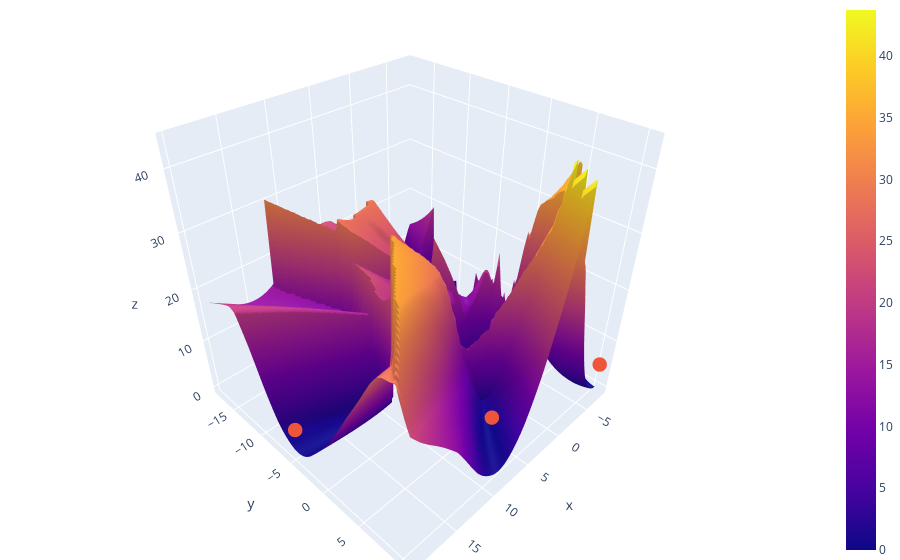

The code cell stored with this chart in its notebook:
### Code cell
######################
# requirement
# ! pip install plotly
######################
import plotly as py # main class
import plotly.graph_objs as go # graphical objects
py = py.offline
py.init_notebook_mode(connected=True)


trace1 = go.Surface(x=axis1, y=axis2, z=D_real_space.reshape([len(axis1),-1]).T)

trace2 = go.Scatter3d(x=centroids_np[:,0], y=centroids_np[:,1], z=z_centroids, 
                    mode='markers', text=[str(i) for i in range(10)], 
                    hoverinfo='text',
                    marker=dict(size=5, line=dict(width=0)))

data = [trace1, trace2]
scene=dict(camera=dict(), #the default values are 1.25, 1.25, 1.25
           xaxis=dict(),
           yaxis=dict(),
           zaxis=dict(),
           #aspectmode='cube', #this string can be 'data', 'cube', 'auto', 'manual'
           #a custom aspectratio is defined as follows:
           aspectratio=dict(x=1, y=1, z=1),
           #annotations = annotations,
           )
layout = go.Layout(autosize=False, scene=scene)
fig = go.Figure(data=data, layout=layout)
fig.update_layout(margin=dict(l=0, r=0, b=0, t=0),)
#fig.update_traces(textposition='top center')
py.iplot(fig)

### Figure 1 — Plotly figure (JSON) as saved in the notebook; plotly's stock layout.template omitted (floating-point values rounded to 4 significant figures; data arrays with more than 128 entries replaced by an {"elided": "..."} marker saying what was removed)
{"data": [{"type": "surface", "x": [-7.596, -7.32, -7.044, -6.768, -6.493, -6.217, -5.941, -5.665, -5.389, -5.114, -4.838, -4.562, -4.286, -4.01, -3.735, -3.459, -3.183, -2.907, -2.631, -2.356, -2.08, -1.804, -1.528, -1.252, -0.9766, -0.7008, -0.425, -0.1492, 0.1266, 0.4024, 0.6782, 0.954, 1.23, 1.506, 1.781, 2.057, 2.333, 2.609, 2.885, 3.16, 3.436, 3.712, 3.988, 4.264, 4.539, 4.815, 5.091, 5.367, 5.643, 5.918, 6.194, 6.47, 6.746, 7.022, 7.297, 7.573, 7.849, 8.125, 8.401, 8.676, 8.952, 9.228, 9.504, 9.78, 10.06, 10.33, 10.61, 10.88, 11.16, 11.43, 11.71, 11.99, 12.26, 12.54, 12.81, 13.09, 13.37, 13.64, 13.92, 14.19, 14.47, 14.74, 15.02, 15.3, 15.57, 15.85, 16.12, 16.4, 16.67, 16.95, 17.23, 17.5, 17.78, 18.05, 18.33, 18.61, 18.88, 19.16, 19.43, 19.71], "y": [-17.78, -17.5, -17.21, -16.92, -16.64, -16.35, -16.07, -15.78, -15.5, -15.21, -14.92, -14.64, -14.35, -14.07, -13.78, -13.5, -13.21, -12.92, -12.64, -12.35, -12.07, -11.78, -11.5, -11.21, -10.92, -10.64, -10.35, -10.07, -9.782, -9.496, -9.21, -8.925, -8.639, -8.353, -8.068, -7.782, -7.496, -7.21, -6.925, -6.639, -6.353, -6.068, -5.782, -5.496, -5.211, -4.925, -4.639, -4.354, -4.068, -3.782, -3.496, -3.211, -2.925, -2.639, -2.354, -2.068, -1.782, -1.497, -1.211, -0.9252, -0.6395, -0.3538, -0.06808, 0.2176, 0.5033, 0.789, 1.075, 1.36, 1.646, 1.932, 2.217, 2.503, 2.789, 3.075, 3.36, 3.646, 3.932, 4.217, 4.503, 4.789, 5.074, 5.36, 5.646, 5.932, 6.217, 6.503, 6.789, 7.074, 7.36, 7.646, 7.931, 8.217, 8.503, 8.788, 9.074, 9.36, 9.646, 9.931, 10.22, 10.5], "z": {"elided": "100x100 float values"}}, {"hoverinfo": "text", "marker": {"line": {"width": 0}, "size": 5}, "mode": "markers", "text": ["0", "1", "2", "3", "4", "5", "6", "7", "8", "9"], "type": "scatter3d", "x": [-7.596, 19.71, 5.828, -0.7166, -4.762, -0.3353, -6.088, -2.631, 0.6246, -3.957], "y": [10.5, -4.885, 7.258, 1.08, -7.111, -0.09825, -0.4934, -17.78, 0.05848, -8.487], "z": [5, 5.001, 5.001, 5.001, 5.003, 5.024, 5.045, 5, 5.081, 5.019]}], "layout": {"autosize": false, "margin": {"b": 0, "l": 0, "r": 0, "t": 0}, "scene": {"aspectratio": {"x": 1, "y": 1, "z": 1}}}}
